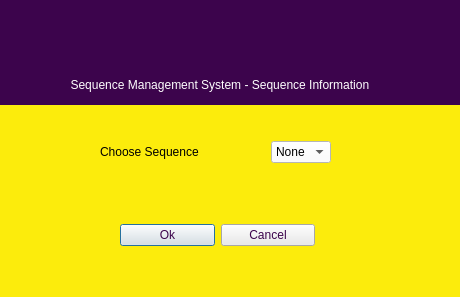
<?xml version="1.0" encoding="UTF-8"?>
<ui version="4.0">
 <class>Seqselect</class>
 <widget class="QDialog" name="Seqselect">
  <property name="geometry">
   <rect>
    <x>0</x>
    <y>0</y>
    <width>460</width>
    <height>297</height>
   </rect>
  </property>
  <property name="minimumSize">
   <size>
    <width>460</width>
    <height>297</height>
   </size>
  </property>
  <property name="maximumSize">
   <size>
    <width>460</width>
    <height>297</height>
   </size>
  </property>
  <property name="windowTitle">
   <string>Seqselect</string>
  </property>
  <property name="styleSheet">
   <string notr="true">background-color: rgb(252, 236, 12);</string>
  </property>
  <widget class="QLabel" name="label_4">
   <property name="geometry">
    <rect>
     <x>-6</x>
     <y>64</y>
     <width>471</width>
     <height>41</height>
    </rect>
   </property>
   <property name="styleSheet">
    <string notr="true">color: rgb(255, 255, 255);
background-color: rgb(60, 4, 76);</string>
   </property>
   <property name="text">
    <string>                       Sequence Management System - Sequence Information</string>
   </property>
  </widget>
  <widget class="QLabel" name="label_3">
   <property name="geometry">
    <rect>
     <x>0</x>
     <y>0</y>
     <width>461</width>
     <height>71</height>
    </rect>
   </property>
   <property name="styleSheet">
    <string notr="true">image: url(:/Images/Images/ublogo.png);
background-color: rgb(60, 4, 76);</string>
   </property>
   <property name="text">
    <string/>
   </property>
  </widget>
  <widget class="QWidget" name="layoutWidget">
   <property name="geometry">
    <rect>
     <x>120</x>
     <y>220</y>
     <width>195</width>
     <height>30</height>
    </rect>
   </property>
   <layout class="QHBoxLayout" name="horizontalLayout">
    <item>
     <widget class="QPushButton" name="okButton">
      <property name="styleSheet">
       <string notr="true">color: rgb(60, 4, 76);
background-color: rgb(234, 234, 234);</string>
      </property>
      <property name="text">
       <string>Ok</string>
      </property>
     </widget>
    </item>
    <item>
     <widget class="QPushButton" name="cancelButton">
      <property name="styleSheet">
       <string notr="true">color: rgb(60, 4, 76);
background-color: rgb(234, 234, 234);</string>
      </property>
      <property name="text">
       <string>Cancel</string>
      </property>
     </widget>
    </item>
   </layout>
  </widget>
  <widget class="QWidget" name="layoutWidget">
   <property name="geometry">
    <rect>
     <x>100</x>
     <y>140</y>
     <width>231</width>
     <height>24</height>
    </rect>
   </property>
   <layout class="QHBoxLayout" name="horizontalLayout_2">
    <item>
     <widget class="QLabel" name="chooseSequenceLabel">
      <property name="text">
       <string>Choose Sequence</string>
      </property>
     </widget>
    </item>
    <item>
     <spacer name="horizontalSpacer">
      <property name="orientation">
       <enum>Qt::Horizontal</enum>
      </property>
      <property name="sizeHint" stdset="0">
       <size>
        <width>98</width>
        <height>20</height>
       </size>
      </property>
     </spacer>
    </item>
    <item>
     <widget class="QComboBox" name="sequenceComboBox">
      <property name="styleSheet">
       <string notr="true">background-color: rgb(255, 255, 255);</string>
      </property>
      <item>
       <property name="text">
        <string>None</string>
       </property>
      </item>
      <item>
       <property name="text">
        <string>2010</string>
       </property>
      </item>
      <item>
       <property name="text">
        <string>2011</string>
       </property>
      </item>
      <item>
       <property name="text">
        <string>2012</string>
       </property>
      </item>
      <item>
       <property name="text">
        <string>2013</string>
       </property>
      </item>
      <item>
       <property name="text">
        <string>2014</string>
       </property>
      </item>
      <item>
       <property name="text">
        <string>2015</string>
       </property>
      </item>
      <item>
       <property name="text">
        <string>2016</string>
       </property>
      </item>
      <item>
       <property name="text">
        <string>2017</string>
       </property>
      </item>
      <item>
       <property name="text">
        <string>2018</string>
       </property>
      </item>
      <item>
       <property name="text">
        <string>2019</string>
       </property>
      </item>
      <item>
       <property name="text">
        <string>2020</string>
       </property>
      </item>
      <item>
       <property name="text">
        <string>2021</string>
       </property>
      </item>
     </widget>
    </item>
   </layout>
  </widget>
 </widget>
 <resources/>
 <connections/>
</ui>
